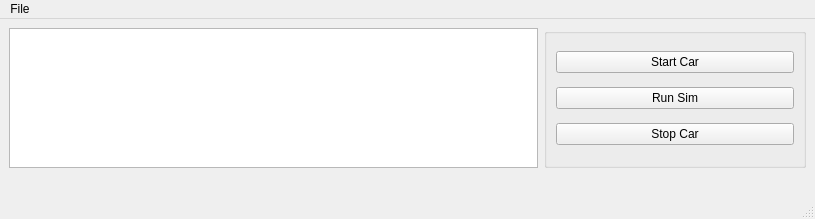
<?xml version="1.0" encoding="UTF-8"?>
<ui version="4.0">
 <class>MainWindow</class>
 <widget class="QMainWindow" name="MainWindow">
  <property name="geometry">
   <rect>
    <x>0</x>
    <y>0</y>
    <width>815</width>
    <height>219</height>
   </rect>
  </property>
  <property name="windowTitle">
   <string>MainWindow</string>
  </property>
  <widget class="QWidget" name="centralwidget">
   <layout class="QGridLayout" name="gridLayout" columnstretch="0,0,0">
    <item row="0" column="2">
     <widget class="QGroupBox" name="groupBox">
      <property name="title">
       <string/>
      </property>
      <layout class="QGridLayout" name="gridLayout_2">
       <item row="0" column="0">
        <widget class="QPushButton" name="StartCarBttn">
         <property name="sizePolicy">
          <sizepolicy hsizetype="Minimum" vsizetype="Fixed">
           <horstretch>1</horstretch>
           <verstretch>1</verstretch>
          </sizepolicy>
         </property>
         <property name="text">
          <string>Start Car</string>
         </property>
        </widget>
       </item>
       <item row="1" column="0">
        <widget class="QPushButton" name="runSimBttn">
         <property name="text">
          <string>Run Sim</string>
         </property>
        </widget>
       </item>
       <item row="2" column="0">
        <widget class="QPushButton" name="stopCarBttn">
         <property name="text">
          <string>Stop Car</string>
         </property>
        </widget>
       </item>
      </layout>
     </widget>
    </item>
    <item row="0" column="0" colspan="2">
     <widget class="QTextEdit" name="Console"/>
    </item>
    <item row="1" column="0">
     <spacer name="horizontalSpacer">
      <property name="orientation">
       <enum>Qt::Horizontal</enum>
      </property>
      <property name="sizeHint" stdset="0">
       <size>
        <width>40</width>
        <height>20</height>
       </size>
      </property>
     </spacer>
    </item>
    <item row="1" column="2">
     <spacer name="horizontalSpacer_2">
      <property name="orientation">
       <enum>Qt::Horizontal</enum>
      </property>
      <property name="sizeHint" stdset="0">
       <size>
        <width>40</width>
        <height>20</height>
       </size>
      </property>
     </spacer>
    </item>
    <item row="1" column="1">
     <spacer name="horizontalSpacer_3">
      <property name="orientation">
       <enum>Qt::Horizontal</enum>
      </property>
      <property name="sizeHint" stdset="0">
       <size>
        <width>40</width>
        <height>20</height>
       </size>
      </property>
     </spacer>
    </item>
   </layout>
  </widget>
  <widget class="QMenuBar" name="menubar">
   <property name="geometry">
    <rect>
     <x>0</x>
     <y>0</y>
     <width>815</width>
     <height>22</height>
    </rect>
   </property>
   <widget class="QMenu" name="menuFile">
    <property name="title">
     <string>File</string>
    </property>
    <addaction name="actionLoad_Profile"/>
    <addaction name="actionSave_Profile"/>
   </widget>
   <addaction name="menuFile"/>
  </widget>
  <widget class="QStatusBar" name="statusbar"/>
  <action name="actionLoad_Profile">
   <property name="text">
    <string>Load Profile</string>
   </property>
  </action>
  <action name="actionSave_Profile">
   <property name="text">
    <string>Save Profile</string>
   </property>
  </action>
 </widget>
 <resources/>
 <connections/>
</ui>
